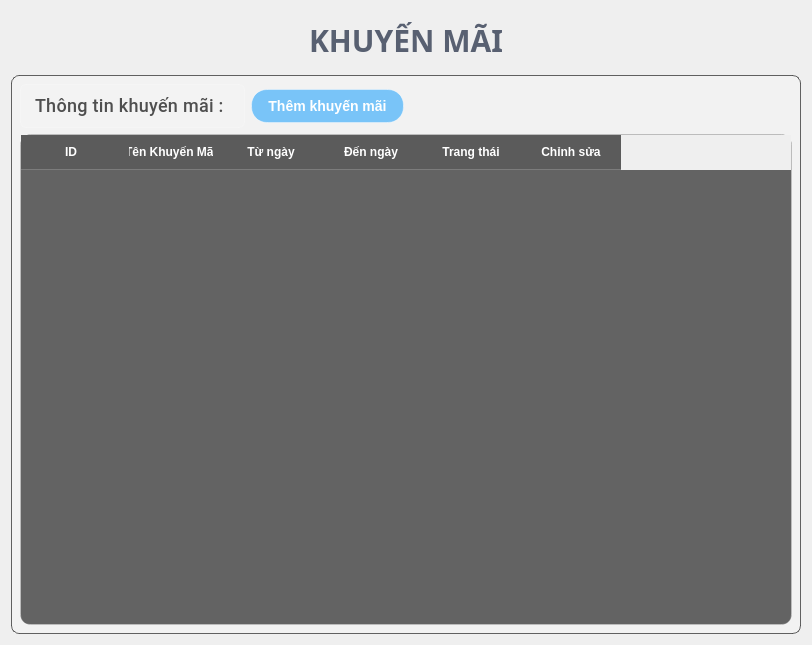
         <widget class="QWidget" name="promotion">
          <layout class="QGridLayout" name="gridLayout_18">
           <item row="0" column="0">
            <widget class="QLabel" name="label_17">
             <property name="font">
              <font>
               <family>Segoe UI,Montserrat,sans-serif</family>
               <pointsize>-1</pointsize>
               <weight>75</weight>
               <bold>true</bold>
              </font>
             </property>
             <property name="styleSheet">
              <string notr="true">QLabel {
    color: rgba(60, 70, 90, 0.85); /* Màu chữ xanh đậm sang trọng thay cho nâu vintage */
    font-family: &quot;Segoe UI&quot;, &quot;Montserrat&quot;, sans-serif; /* Font hiện đại thay cho Times New Roman */
    font-weight: bold; /* Giữ nguyên độ đậm */
    font-size: 30px; /* Giữ nguyên kích thước */
    padding: 8px; /* Giữ nguyên padding */
    
    text-align: center; /* Giữ nguyên căn giữa */
    
    /* Thêm các hiệu ứng glassmorphism */

}
</string>
             </property>
             <property name="text">
              <string>KHUYẾN MÃI</string>
             </property>
             <property name="alignment">
              <set>Qt::AlignCenter</set>
             </property>
            </widget>
           </item>
           <item row="1" column="0">
            <widget class="QWidget" name="widget_4" native="true">
             <property name="styleSheet">
              <string notr="true">#widget_4 {
    border: 1px solid rgba(60, 60, 60, 0.8); /* Viền mỏng màu xám đậm */
    border-radius: 8px; /* Bo góc mềm mại hơn */
    box-shadow: 0 2px 10px rgba(0, 0, 0, 0.15); /* Thêm đổ bóng nhẹ */
    background-color: rgba(245, 245, 245, 0.5); /* Nền trắng đục nhẹ */
    padding: 2px; /* Thêm padding nhỏ */
}
</string>
             </property>
             <layout class="QGridLayout" name="gridLayout_17">
              <item row="0" column="0">
               <layout class="QHBoxLayout" name="horizontalLayout_22">
                <item>
                 <layout class="QHBoxLayout" name="horizontalLayout_21">
                  <item>
                   <widget class="QLabel" name="label_18">
                    <property name="font">
                     <font>
                      <family>Segoe UI,Roboto,sans-serif</family>
                      <pointsize>-1</pointsize>
                      <weight>62</weight>
                      <bold>true</bold>
                     </font>
                    </property>
                    <property name="styleSheet">
                     <string notr="true">QLabel {
    color: rgba(50, 50, 50, 0.85); /* Màu chữ đậm nhưng hơi trong suốt */
    font-family: &quot;Segoe UI&quot;, &quot;Roboto&quot;, sans-serif; /* Font hiện đại */
    font-weight: 500; /* Độ đậm vừa phải */
    font-size: 18px; /* Kích thước phù hợp */
    padding: 10px;
    letter-spacing: 0.3px; /* Tăng khoảng cách chữ nhẹ */
    
    text-align: center;
    background-color: rgba(255, 255, 255, 0.1); /* Nền trắng trong suốt */
    border-radius: 6px; /* Bo góc */
    backdrop-filter: blur(5px); /* Hiệu ứng blur đặc trưng của glassmorphism */
    box-shadow: 0 2px 8px rgba(0, 0, 0, 0.07); /* Đổ bóng tinh tế */
    border: 1px solid rgba(255, 255, 255, 0.18); /* Viền trắng trong suốt */
}
</string>
                    </property>
                    <property name="text">
                     <string>Thông tin khuyến mãi : </string>
                    </property>
                   </widget>
                  </item>
                  <item>
                   <widget class="QPushButton" name="add_promotion_btn">
                    <property name="minimumSize">
                     <size>
                      <width>129</width>
                      <height>28</height>
                     </size>
                    </property>
                    <property name="styleSheet">
                     <string notr="true">QPushButton {
    background-color: rgba(0, 150, 255, 0.5); /* Nền xanh trong suốt */
    color: white;
    font-weight: bold;
    font-size: 14px;
    border-radius: 16px;
    padding: 8px 16px;
    
    /* Viền sáng */
    border: 1.5px solid rgba(255, 255, 255, 0.4);
    
    /* Đổ bóng - QSS hỗ trợ giới hạn */
    border-style: outset;
    border-width: 1px;
    
    /* Gradient xanh */
}

QPushButton:hover {
    background-color: rgba(30, 170, 255, 0.5); /* Xanh sáng hơn khi hover */
    border: 1.5px solid rgba(255, 255, 255, 0.6);
}

QPushButton:pressed {
    background-color: rgba(0, 120, 200, 0.4);
    border: 1.5px solid rgba(255, 255, 255, 0.3);
    padding-top: 9px; /* Tạo hiệu ứng nhấn xuống */
    padding-left: 17px;
}
</string>
                    </property>
                    <property name="text">
                     <string>Thêm khuyến mãi</string>
                    </property>
                   </widget>
                  </item>
                 </layout>
                </item>
                <item>
                 <spacer name="horizontalSpacer_19">
                  <property name="orientation">
                   <enum>Qt::Horizontal</enum>
                  </property>
                  <property name="sizeHint" stdset="0">
                   <size>
                    <width>388</width>
                    <height>20</height>
                   </size>
                  </property>
                 </spacer>
                </item>
               </layout>
              </item>
              <item row="1" column="0">
               <widget class="QTableWidget" name="table_khuyenmai">
                <property name="minimumSize">
                 <size>
                  <width>681</width>
                  <height>491</height>
                 </size>
                </property>
                <property name="styleSheet">
                 <string notr="true">/* Tổng thể bảng với phong cách Glassmorphism */
QTableWidget {
    background-color:  rgba(40, 40, 40, 180); /* Nền đen mờ, tăng độ trong suốt */
    border: 1px solid rgba(255, 255, 255, 0.2); /* Viền trắng mờ nhẹ */
    border-radius: 10px; /* Bo góc mềm mại */
    color: #ffffff; /* Chữ trắng để nổi bật */
    font-family: &quot;Arial&quot;, sans-serif;
    font-size: 14px;
	gridline-color: transparent;
}

/* Tiêu đề cột (header) */
QHeaderView::section {
    background-color: rgba(30, 30, 30, 180);
 /* Nền header đen mờ hơn một chút */
    color: #ffffff;
    padding: 8px;
    border: none;
    border-bottom: 1px solid rgba(255, 255, 255, 0.2);
    font-weight: bold;
}

/* Hiệu ứng hover cho tiêu đề */
QHeaderView::section:hover {
    background-color: rgba(0, 0, 0, 0.6); /* Sáng nhẹ khi hover */
    transition: background-color 0.3s ease; /* Hiệu ứng chuyển màu mượt */
}

/* Các ô trong bảng */
QTableWidget::item {
    padding: 8px;
    border: none;
    background-color: transparent;
}

/* Hiệu ứng khi chọn ô */
QTableWidget::item:selected {
    background-color: rgba(66, 165, 245, 0.4); /* Màu xanh dương mờ khi chọn */
    color: #ffffff;
}

/* Hiệu ứng hover cho ô */
QTableWidget::item:hover {
    background-color: rgba(255, 255, 255, 0.1); /* Sáng nhẹ khi rê chuột */
    transition: background-color 0.3s ease; /* Chuyển màu mượt mà */
}

/* Thanh cuộn dọc */
QScrollBar:vertical {
    background: rgba(0, 0, 0, 0.3); /* Nền đen mờ hơn */
    width: 10px;
    margin: 0px;
    border-radius: 5px;
}

QScrollBar::handle:vertical {
    background: linear-gradient(to bottom, rgba(66, 165, 245, 0.6), rgba(30, 136, 229, 0.6)); /* Gradient xanh dương mờ */
    border-radius: 5px;
}

QScrollBar::handle:vertical:hover {
    background: linear-gradient(to bottom, rgba(100, 181, 246, 0.7), rgba(66, 165, 245, 0.7)); /* Sáng hơn khi hover */
    transition: background 0.3s ease;
}

QScrollBar::add-line:vertical,
QScrollBar::sub-line:vertical {
    background: none;
}

QScrollBar::add-page:vertical,
QScrollBar::sub-page:vertical {
    background: none;
}

/* Thanh cuộn ngang */
QScrollBar:horizontal {
    background: rgba(0, 0, 0, 0.3); /* Nền đen mờ hơn */
    height: 10px;
    margin: 0px;
    border-radius: 5px;
}

QScrollBar::handle:horizontal {
    background: linear-gradient(to right, rgba(66, 165, 245, 0.6), rgba(30, 136, 229, 0.6)); /* Gradient xanh dương mờ */
    border-radius: 5px;
}

QScrollBar::handle:horizontal:hover {
    background: linear-gradient(to right, rgba(100, 181, 246, 0.7), rgba(66, 165, 245, 0.7)); /* Sáng hơn khi hover */
    transition: background 0.3s ease;
}

QScrollBar::add-line:horizontal,
QScrollBar::sub-line:horizontal {
    background: none;
}

QScrollBar::add-page:horizontal,
QScrollBar::sub-page:horizontal {
    background: none;
}</string>
                </property>
                <column>
                 <property name="text">
                  <string>ID</string>
                 </property>
                </column>
                <column>
                 <property name="text">
                  <string>Tên Khuyến Mãi</string>
                 </property>
                </column>
                <column>
                 <property name="text">
                  <string>Từ ngày</string>
                 </property>
                </column>
                <column>
                 <property name="text">
                  <string>Đến ngày</string>
                 </property>
                </column>
                <column>
                 <property name="text">
                  <string>Trang thái</string>
                 </property>
                </column>
                <column>
                 <property name="text">
                  <string>Chỉnh sửa</string>
                 </property>
                </column>
               </widget>
              </item>
             </layout>
            </widget>
           </item>
          </layout>
         </widget>
